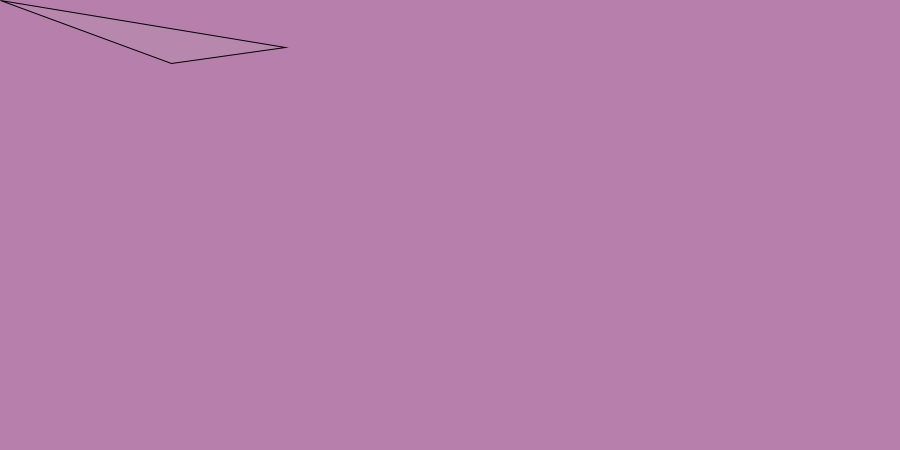
Frame 1 (no input)
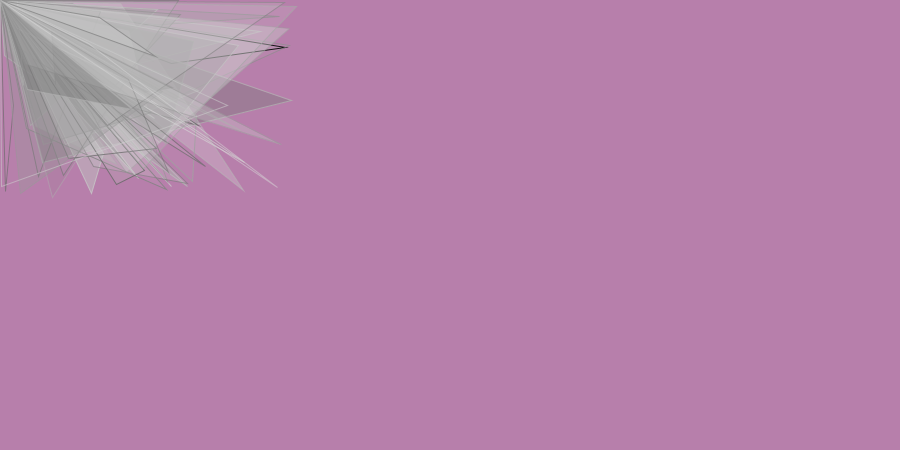
Frame 60 (the mouse pressed at the canvas centre just before this capture)
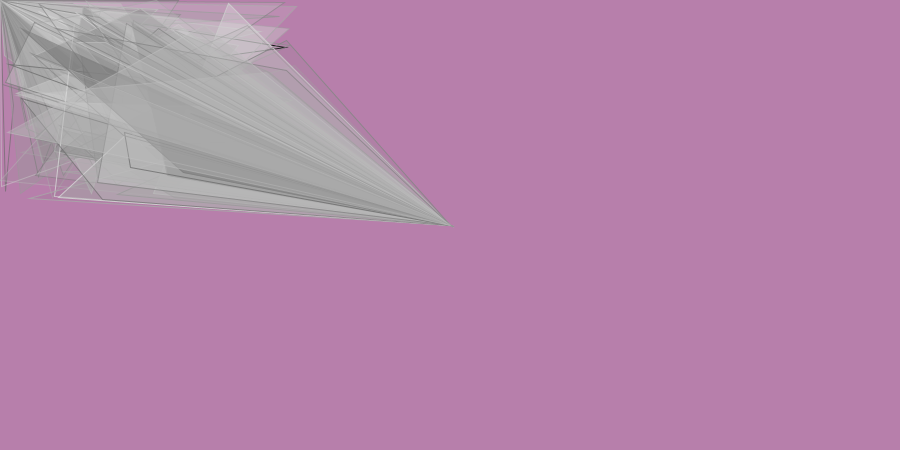
Frame 120 (the mouse held since frame 60 and released just before this capture)

The Processing sketch that drew these frames (run headless with seeded random() and noise(); from frame 60 on, the mouse is pressed at the canvas centre):

// Processing sketch: processing_28509
// ── processing_28509.pde

void setup(){
  size(900,450);
  background(183,127,171);
frameRate(16);}

void draw () {
   fill(random(100,225),random(0,135));
   triangle(mouseX,mouseY,random(0,300),
 random(0,200),random(0,200),random(0,200));
  stroke(random(100,225),random (100,225));}
 void mousePressed(){
   stroke(random(0,100),random(100,130));}
 void keyPressed(){
   background(183,127,171);}
